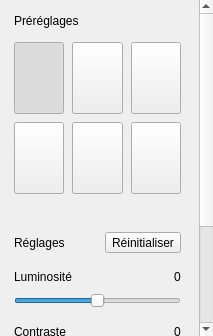
<?xml version="1.0" encoding="UTF-8"?>
<ui version="4.0">
 <class>FiltersPage</class>
 <widget class="QWidget" name="filtersPage" native="true">
  <layout class="QVBoxLayout" name="filtersPageLayout">
   <property name="spacing">
    <number>0</number>
   </property>
   <property name="leftMargin">
    <number>0</number>
   </property>
   <property name="topMargin">
    <number>0</number>
   </property>
   <property name="rightMargin">
    <number>0</number>
   </property>
   <property name="bottomMargin">
    <number>0</number>
   </property>
   <item>
    <widget class="QScrollArea" name="filtersPageScroll">
     <property name="frameShape">
      <enum>QFrame::NoFrame</enum>
     </property>
     <property name="horizontalScrollBarPolicy">
      <enum>Qt::ScrollBarAlwaysOff</enum>
     </property>
     <property name="widgetResizable">
      <bool>true</bool>
     </property>
     <widget class="QWidget" name="filtersPageContent" native="true">
      <layout class="QVBoxLayout" name="filtersPageContentLayout">
       <property name="spacing">
        <number>10</number>
       </property>
       <property name="leftMargin">
        <number>0</number>
       </property>
       <property name="topMargin">
        <number>0</number>
       </property>
       <property name="rightMargin">
        <number>4</number>
       </property>
       <property name="bottomMargin">
        <number>0</number>
       </property>
       <item>
        <widget class="QFrame" name="presetsCard">
         <property name="role" stdset="0">
          <string>card</string>
         </property>
         <layout class="QVBoxLayout" name="presetsCardLayout">
          <property name="spacing">
           <number>14</number>
          </property>
          <property name="leftMargin">
           <number>14</number>
          </property>
          <property name="topMargin">
           <number>14</number>
          </property>
          <property name="rightMargin">
           <number>14</number>
          </property>
          <property name="bottomMargin">
           <number>14</number>
          </property>
          <item>
           <widget class="QLabel" name="presetsSection">
            <property name="text">
             <string>Préréglages</string>
            </property>
            <property name="role" stdset="0">
             <string>section</string>
            </property>
           </widget>
          </item>
          <item>
           <layout class="QGridLayout" name="presetsGrid">
            <property name="horizontalSpacing">
             <number>8</number>
            </property>
            <property name="verticalSpacing">
             <number>8</number>
            </property>
            <item row="0" column="0">
             <widget class="QToolButton" name="presetOriginalButton">
              <property name="text">
               <string />
              </property>
              <property name="toolTip">
               <string>Original</string>
              </property>
              <property name="checkable">
               <bool>true</bool>
              </property>
              <property name="autoExclusive">
               <bool>true</bool>
              </property>
              <property name="sizePolicy">
               <sizepolicy hsizetype="Expanding" vsizetype="Fixed">
                <horstretch>1</horstretch>
                <verstretch>0</verstretch>
               </sizepolicy>
              </property>
              <property name="minimumSize">
               <size>
                <width>0</width>
                <height>72</height>
               </size>
              </property>
              <property name="role" stdset="0">
               <string>preset</string>
              </property>
              <property name="checked">
               <bool>true</bool>
              </property>
             </widget>
            </item>
            <item row="0" column="1">
             <widget class="QToolButton" name="presetWarmButton">
              <property name="text">
               <string />
              </property>
              <property name="toolTip">
               <string>Chaud</string>
              </property>
              <property name="checkable">
               <bool>true</bool>
              </property>
              <property name="autoExclusive">
               <bool>true</bool>
              </property>
              <property name="sizePolicy">
               <sizepolicy hsizetype="Expanding" vsizetype="Fixed">
                <horstretch>1</horstretch>
                <verstretch>0</verstretch>
               </sizepolicy>
              </property>
              <property name="minimumSize">
               <size>
                <width>0</width>
                <height>72</height>
               </size>
              </property>
              <property name="role" stdset="0">
               <string>preset</string>
              </property>
             </widget>
            </item>
            <item row="0" column="2">
             <widget class="QToolButton" name="presetCoolButton">
              <property name="text">
               <string />
              </property>
              <property name="toolTip">
               <string>Froid</string>
              </property>
              <property name="checkable">
               <bool>true</bool>
              </property>
              <property name="autoExclusive">
               <bool>true</bool>
              </property>
              <property name="sizePolicy">
               <sizepolicy hsizetype="Expanding" vsizetype="Fixed">
                <horstretch>1</horstretch>
                <verstretch>0</verstretch>
               </sizepolicy>
              </property>
              <property name="minimumSize">
               <size>
                <width>0</width>
                <height>72</height>
               </size>
              </property>
              <property name="role" stdset="0">
               <string>preset</string>
              </property>
             </widget>
            </item>
            <item row="1" column="0">
             <widget class="QToolButton" name="presetMonoButton">
              <property name="text">
               <string />
              </property>
              <property name="toolTip">
               <string>N&amp;B</string>
              </property>
              <property name="checkable">
               <bool>true</bool>
              </property>
              <property name="autoExclusive">
               <bool>true</bool>
              </property>
              <property name="sizePolicy">
               <sizepolicy hsizetype="Expanding" vsizetype="Fixed">
                <horstretch>1</horstretch>
                <verstretch>0</verstretch>
               </sizepolicy>
              </property>
              <property name="minimumSize">
               <size>
                <width>0</width>
                <height>72</height>
               </size>
              </property>
              <property name="role" stdset="0">
               <string>preset</string>
              </property>
             </widget>
            </item>
            <item row="1" column="1">
             <widget class="QToolButton" name="presetVintageButton">
              <property name="text">
               <string />
              </property>
              <property name="toolTip">
               <string>Vintage</string>
              </property>
              <property name="checkable">
               <bool>true</bool>
              </property>
              <property name="autoExclusive">
               <bool>true</bool>
              </property>
              <property name="sizePolicy">
               <sizepolicy hsizetype="Expanding" vsizetype="Fixed">
                <horstretch>1</horstretch>
                <verstretch>0</verstretch>
               </sizepolicy>
              </property>
              <property name="minimumSize">
               <size>
                <width>0</width>
                <height>72</height>
               </size>
              </property>
              <property name="role" stdset="0">
               <string>preset</string>
              </property>
             </widget>
            </item>
            <item row="1" column="2">
             <widget class="QToolButton" name="presetPastelButton">
              <property name="text">
               <string />
              </property>
              <property name="toolTip">
               <string>Pastel</string>
              </property>
              <property name="checkable">
               <bool>true</bool>
              </property>
              <property name="autoExclusive">
               <bool>true</bool>
              </property>
              <property name="sizePolicy">
               <sizepolicy hsizetype="Expanding" vsizetype="Fixed">
                <horstretch>1</horstretch>
                <verstretch>0</verstretch>
               </sizepolicy>
              </property>
              <property name="minimumSize">
               <size>
                <width>0</width>
                <height>72</height>
               </size>
              </property>
              <property name="role" stdset="0">
               <string>preset</string>
              </property>
             </widget>
            </item>
           </layout>
          </item>
         </layout>
        </widget>
       </item>
       <item>
        <widget class="QFrame" name="adjustmentsCard">
         <property name="role" stdset="0">
          <string>card</string>
         </property>
         <layout class="QVBoxLayout" name="adjustmentsCardLayout">
          <property name="spacing">
           <number>14</number>
          </property>
          <property name="leftMargin">
           <number>14</number>
          </property>
          <property name="topMargin">
           <number>14</number>
          </property>
          <property name="rightMargin">
           <number>14</number>
          </property>
          <property name="bottomMargin">
           <number>14</number>
          </property>
          <item>
           <layout class="QHBoxLayout" name="adjustmentsHeaderLayout">
            <item>
             <widget class="QLabel" name="adjustmentsSection">
              <property name="text">
               <string>Réglages</string>
              </property>
              <property name="role" stdset="0">
               <string>section</string>
              </property>
             </widget>
            </item>
            <item>
             <spacer name="adjustmentsSpacer">
              <property name="orientation">
               <enum>Qt::Horizontal</enum>
              </property>
              <property name="sizeHint" stdset="0">
               <size>
                <width>40</width>
                <height>20</height>
               </size>
              </property>
             </spacer>
            </item>
            <item>
             <widget class="QToolButton" name="resetFiltersButton">
              <property name="text">
               <string>Réinitialiser</string>
              </property>
              <property name="role" stdset="0">
               <string>link</string>
              </property>
              <property name="toolButtonStyle">
               <enum>Qt::ToolButtonTextBesideIcon</enum>
              </property>
             </widget>
            </item>
           </layout>
          </item>
          <item>
           <layout class="QVBoxLayout" name="brightnessLayout">
            <property name="spacing">
             <number>6</number>
            </property>
            <item>
             <layout class="QHBoxLayout" name="brightnessHeaderLayout">
              <item>
               <widget class="QLabel" name="brightnessLabel">
                <property name="text">
                 <string>Luminosité</string>
                </property>
                <property name="role" stdset="0">
                 <string>field</string>
                </property>
               </widget>
              </item>
              <item>
               <spacer name="brightnessSpacer">
                <property name="orientation">
                 <enum>Qt::Horizontal</enum>
                </property>
                <property name="sizeHint" stdset="0">
                 <size>
                  <width>40</width>
                  <height>20</height>
                 </size>
                </property>
               </spacer>
              </item>
              <item>
               <widget class="QLabel" name="brightnessValue">
                <property name="text">
                 <string>0</string>
                </property>
                <property name="role" stdset="0">
                 <string>value</string>
                </property>
               </widget>
              </item>
             </layout>
            </item>
            <item>
             <widget class="QSlider" name="brightnessSlider">
              <property name="orientation">
               <enum>Qt::Horizontal</enum>
              </property>
              <property name="minimum">
               <number>-100</number>
              </property>
              <property name="maximum">
               <number>100</number>
              </property>
              <property name="value">
               <number>0</number>
              </property>
             </widget>
            </item>
           </layout>
          </item>
          <item>
           <layout class="QVBoxLayout" name="contrastLayout">
            <property name="spacing">
             <number>6</number>
            </property>
            <item>
             <layout class="QHBoxLayout" name="contrastHeaderLayout">
              <item>
               <widget class="QLabel" name="contrastLabel">
                <property name="text">
                 <string>Contraste</string>
                </property>
                <property name="role" stdset="0">
                 <string>field</string>
                </property>
               </widget>
              </item>
              <item>
               <spacer name="contrastSpacer">
                <property name="orientation">
                 <enum>Qt::Horizontal</enum>
                </property>
                <property name="sizeHint" stdset="0">
                 <size>
                  <width>40</width>
                  <height>20</height>
                 </size>
                </property>
               </spacer>
              </item>
              <item>
               <widget class="QLabel" name="contrastValue">
                <property name="text">
                 <string>0</string>
                </property>
                <property name="role" stdset="0">
                 <string>value</string>
                </property>
               </widget>
              </item>
             </layout>
            </item>
            <item>
             <widget class="QSlider" name="contrastSlider">
              <property name="orientation">
               <enum>Qt::Horizontal</enum>
              </property>
              <property name="minimum">
               <number>-100</number>
              </property>
              <property name="maximum">
               <number>100</number>
              </property>
              <property name="value">
               <number>0</number>
              </property>
             </widget>
            </item>
           </layout>
          </item>
          <item>
           <layout class="QVBoxLayout" name="saturationLayout">
            <property name="spacing">
             <number>6</number>
            </property>
            <item>
             <layout class="QHBoxLayout" name="saturationHeaderLayout">
              <item>
               <widget class="QLabel" name="saturationLabel">
                <property name="text">
                 <string>Saturation</string>
                </property>
                <property name="role" stdset="0">
                 <string>field</string>
                </property>
               </widget>
              </item>
              <item>
               <spacer name="saturationSpacer">
                <property name="orientation">
                 <enum>Qt::Horizontal</enum>
                </property>
                <property name="sizeHint" stdset="0">
                 <size>
                  <width>40</width>
                  <height>20</height>
                 </size>
                </property>
               </spacer>
              </item>
              <item>
               <widget class="QLabel" name="saturationValue">
                <property name="text">
                 <string>0</string>
                </property>
                <property name="role" stdset="0">
                 <string>value</string>
                </property>
               </widget>
              </item>
             </layout>
            </item>
            <item>
             <widget class="QSlider" name="saturationSlider">
              <property name="orientation">
               <enum>Qt::Horizontal</enum>
              </property>
              <property name="minimum">
               <number>-100</number>
              </property>
              <property name="maximum">
               <number>100</number>
              </property>
              <property name="value">
               <number>0</number>
              </property>
             </widget>
            </item>
           </layout>
          </item>
          <item>
           <layout class="QVBoxLayout" name="temperatureLayout">
            <property name="spacing">
             <number>6</number>
            </property>
            <item>
             <layout class="QHBoxLayout" name="temperatureHeaderLayout">
              <item>
               <widget class="QLabel" name="temperatureLabel">
                <property name="text">
                 <string>Température</string>
                </property>
                <property name="role" stdset="0">
                 <string>field</string>
                </property>
               </widget>
              </item>
              <item>
               <spacer name="temperatureSpacer">
                <property name="orientation">
                 <enum>Qt::Horizontal</enum>
                </property>
                <property name="sizeHint" stdset="0">
                 <size>
                  <width>40</width>
                  <height>20</height>
                 </size>
                </property>
               </spacer>
              </item>
              <item>
               <widget class="QLabel" name="temperatureValue">
                <property name="text">
                 <string>0</string>
                </property>
                <property name="role" stdset="0">
                 <string>value</string>
                </property>
               </widget>
              </item>
             </layout>
            </item>
            <item>
             <widget class="QSlider" name="temperatureSlider">
              <property name="orientation">
               <enum>Qt::Horizontal</enum>
              </property>
              <property name="minimum">
               <number>-100</number>
              </property>
              <property name="maximum">
               <number>100</number>
              </property>
              <property name="value">
               <number>0</number>
              </property>
             </widget>
            </item>
           </layout>
          </item>
         </layout>
        </widget>
       </item>
       <item>
        <spacer name="filtersPageBottomSpacer">
         <property name="orientation">
          <enum>Qt::Vertical</enum>
         </property>
         <property name="sizeHint" stdset="0">
          <size>
           <width>20</width>
           <height>10</height>
          </size>
         </property>
        </spacer>
       </item>
      </layout>
     </widget>
    </widget>
   </item>
  </layout>
 </widget>
 <resources/>
 <connections/>
</ui>
